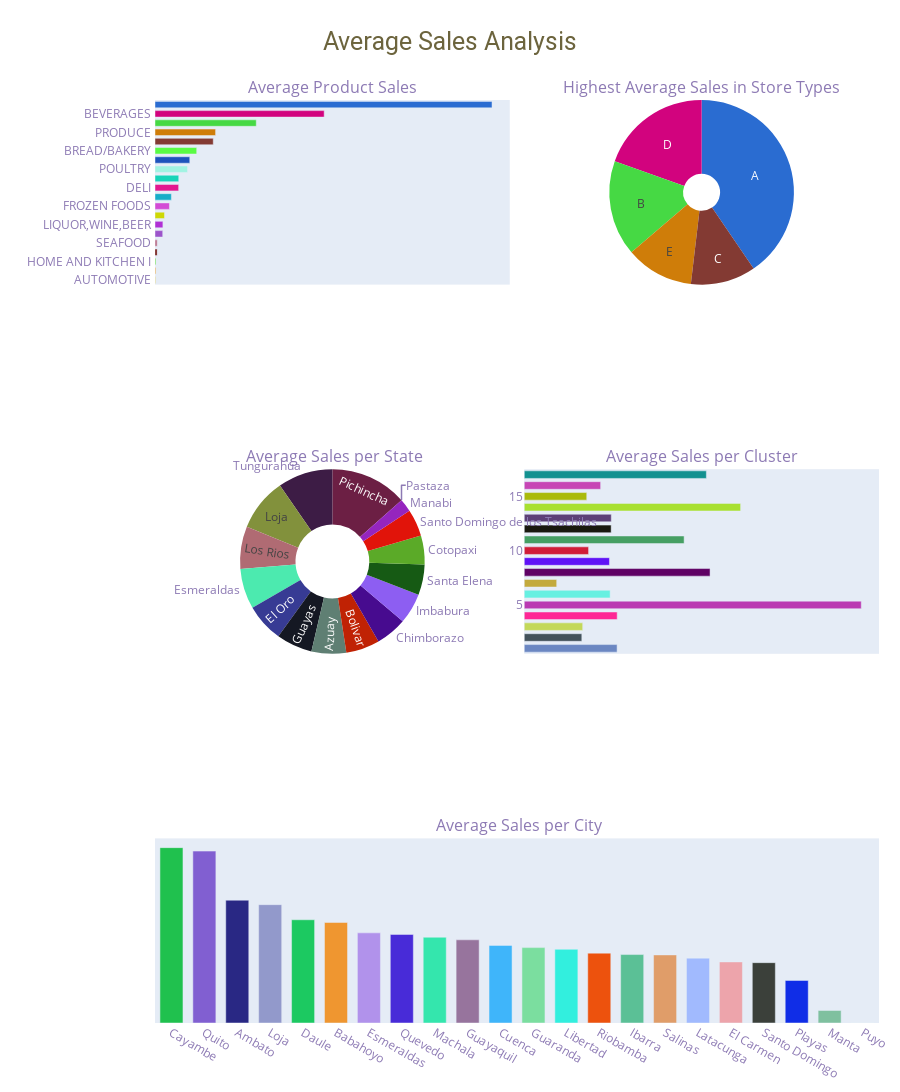

The code cell stored with this chart in its notebook:
### Code cell
import matplotlib.pyplot as plt
import random
def random_color():
    return "#{}{}{}{}{}{}".format(*(random.choice("0123456789abcdef") for _ in range(6)))

# data
ts_sales_type = train_store.groupby('type').agg({"sales" : "mean"}).reset_index().sort_values(by='sales', ascending=False)
ts_sales_family = train_store.groupby('family').agg({"sales" : "mean"}).reset_index().sort_values(by='sales', ascending=False)[:20]
ts_sales_cluster = train_store.groupby('cluster').agg({"sales" : "mean"}).reset_index().sort_values(by='sales', ascending=False)
ts_sales_state = train_store.groupby('state').agg({"sales" : "mean"}).reset_index().sort_values(by='sales', ascending=False)
ts_sales_city = train_store.groupby('city').agg({"sales" : "mean"}).reset_index().sort_values(by='sales', ascending=False)


ts_sales_type['color'] = [random_color() for _ in range(len(ts_sales_type))]
#ts_sales_type['color'][3:] = [random_color() for _ in range(len(ts_sales_type[3:]))]
ts_sales_family['color'] = [random_color() for _ in range(len(ts_sales_family))]
ts_sales_cluster['color'] = [random_color() for _ in range(len(ts_sales_cluster))]
ts_sales_state['color'] = [random_color() for _ in range(len(ts_sales_state))]
ts_sales_city['color'] = [random_color() for _ in range(len(ts_sales_city))]

fig = make_subplots(rows=5, cols=2,
                    specs=[[{"type": "bar"}, {"type": "pie"}],
                           [{"colspan": 2}, None],
                           [{"type": "pie"},{"type": "bar"} ],
                           [{"colspan": 2}, None],
                           [{"colspan": 2}, None]],
                    column_widths=[0.5, 0.5], vertical_spacing=0, horizontal_spacing=0.02,
                    subplot_titles=("Average Product Sales",
                                    "Highest Average Sales in Store Types",
                                    "\n",
                                    "\n"
                                    "Average Sales per State",
                                    "Average Sales per Cluster",
                                    "\n",
                                    "\n"
                                    "Average Sales per City",
                                   ))
fig.add_trace(go.Bar(x=ts_sales_family['sales'],
                     y=ts_sales_family['family'],
                     marker=dict(color= ts_sales_family['color']),
                     name='Family', orientation='h'),
                     row=1, col=1)
fig.add_trace(go.Pie(values=ts_sales_type['sales'], labels=ts_sales_type['type'], name='Store Type',
                     marker=dict(colors= ts_sales_family['color']), hole=0.4+(0.1 * random.randrange(-2, 2)),
                     hoverinfo='label+percent+value', textinfo='label'),row=1, col=2)
fig.add_trace(go.Bar(x=ts_sales_cluster['sales'],
                     y=ts_sales_cluster['cluster'],
                     marker=dict(color= ts_sales_cluster['color']),
                     name='Cluster', orientation='h'),
                     row=3, col=2)
fig.add_trace(go.Pie(values=ts_sales_state['sales'], labels=ts_sales_state['state'], name='State',
                     marker=dict(colors= ts_sales_state['color']), hole=0.4+(0.1 * random.randrange(-2, 2)),
                     hoverinfo='label+percent+value', textinfo='label'),row=3, col=1)
fig.add_trace(go.Bar(x=ts_sales_city['city'], y=ts_sales_city['sales'],
                     marker=dict(color= ts_sales_city['color']), name='City'),
                     row=5, col=1)
fig.update_yaxes(showgrid=False, ticksuffix=' ', categoryorder='total ascending', row=1, col=1)
fig.update_xaxes(visible=False, row=1, col=1)
fig.update_xaxes(visible=False, row=3, col=2)
fig.update_xaxes(tickmode = 'array', tickvals=ts_sales_cluster.cluster, ticktext=[i for i in range(1,17)], row=3, col=2)
fig.update_yaxes(visible=False, row=5, col=1)
plt_themes = ["plotly", "plotly_white", "plotly_dark", "ggplot2", "seaborn", "simple_white", "none"]
fig.update_layout(height=1800, bargap=0.3,
                  margin=dict(b=10,r=20,l=20),
                  xaxis=dict(tickmode='linear'),
                  title_text="Average Sales Analysis",
                  title_x=0.5,
                  template=plt_themes[random.randrange(0, 6)],
                  title_font=dict(size=25, color=random_color(), family="Roboto, sans-serif"),
                  font=dict(color=random_color()),
                  hoverlabel=dict(bgcolor=random_color(), font_size=15, font_family="Roboto, sans-serif"),
                  showlegend=False)
fig.show()

### Figure 1 — Plotly figure (JSON) as saved in the notebook; plotly's stock layout.template omitted (floating-point values rounded to 4 significant figures)
{"data": [{"marker": {"color": ["#2a6cd1", "#d2037e", "#46d944", "#cf7d09", "#833a33", "#5afb44", "#1e53bc", "#a1f3e2", "#18d4b8", "#e3188f", "#18adc8", "#d34bd5", "#ced805", "#b030d5", "#9c54ca", "#ba6d88", "#6e0c05", "#68e244", "#f2a027", "#f1c50b"]}, "name": "Family", "orientation": "h", "x": [3169.0, 1591.0, 952.0, 569.7, 547.7, 392.2, 327.0, 306.1, 223.2, 222.4, 154.1, 135.8, 89.22, 74.32, 72.66, 20.86, 19.83, 8.903, 7.947, 5.146], "y": ["GROCERY I", "BEVERAGES", "CLEANING", "PRODUCE", "DAIRY", "BREAD/BAKERY", "MEATS", "POULTRY", "PERSONAL CARE", "DELI", "EGGS", "FROZEN FOODS", "PREPARED FOODS", "LIQUOR,WINE,BEER", "HOME CARE", "SEAFOOD", "GROCERY II", "HOME AND KITCHEN I", "LINGERIE", "AUTOMOTIVE"], "type": "bar", "xaxis": "x", "yaxis": "y"}, {"hole": 0.2, "hoverinfo": "label+percent+value", "labels": ["A", "D", "B", "E", "C"], "marker": {"colors": ["#2a6cd1", "#d2037e", "#46d944", "#cf7d09", "#833a33", "#5afb44", "#1e53bc", "#a1f3e2", "#18d4b8", "#e3188f", "#18adc8", "#d34bd5", "#ced805", "#b030d5", "#9c54ca", "#ba6d88", "#6e0c05", "#68e244", "#f2a027", "#f1c50b"]}, "name": "Store Type", "textinfo": "label", "values": [552.9, 266.6, 228.6, 162.3, 155.4], "type": "pie", "domain": {"x": [0.51, 1], "y": [0.8, 1]}}, {"marker": {"color": ["#ba3ab2", "#a8e031", "#5f0164", "#129190", "#469f63", "#fe2795", "#6b87c2", "#5d4077", "#19190f", "#66f0e1", "#5f12f6", "#c746b5", "#d11d38", "#aaba0b", "#c3d859", "#43525b", "#c3aa3d"]}, "name": "Cluster", "orientation": "h", "x": [899.5, 577.5, 495.9, 486.1, 426.7, 248.1, 247.8, 232.3, 232.0, 229.3, 227.5, 203.9, 171.7, 166.8, 156.0, 153.7, 86.62], "y": [5, 14, 8, 17, 11, 4, 1, 13, 12, 6, 9, 16, 10, 15, 3, 2, 7], "type": "bar", "xaxis": "x3", "yaxis": "y3"}, {"hole": 0.4, "hoverinfo": "label+percent+value", "labels": ["Pichincha", "Tungurahua", "Loja", "Los Rios", "Esmeraldas", "El Oro", "Guayas", "Azuay", "Bolivar", "Chimborazo", "Imbabura", "Santa Elena", "Cotopaxi", "Santo Domingo de los Tsachilas", "Manabi", "Pastaza"], "marker": {"colors": ["#6c1f44", "#3d1c45", "#82913c", "#b06b73", "#4ceaaf", "#373b94", "#151823", "#5f7f73", "#c02204", "#470b8f", "#8d5ef2", "#165a14", "#5baa28", "#e1140a", "#9525be", "#d4ff94"]}, "name": "State", "textinfo": "label", "values": [426.7, 304.6, 293.5, 234.5, 223.5, 212.7, 199.5, 192.5, 187.0, 173.2, 169.7, 168.8, 160.8, 149.7, 71.2, 0], "type": "pie", "domain": {"x": [0, 0.49], "y": [0.4, 0.6]}}, {"marker": {"color": ["#20c14e", "#815fd1", "#292884", "#9299cb", "#1cc961", "#ef9630", "#b192eb", "#482bd8", "#34e6ad", "#97749d", "#3fb5fa", "#7bde9f", "#32efde", "#ed520d", "#5bc096", "#e09d69", "#a1bafe", "#eda4ab", "#3b403a", "#102de7", "#7fc09f", "#9e37c3"]}, "name": "City", "x": ["Cayambe", "Quito", "Ambato", "Loja", "Daule", "Babahoyo", "Esmeraldas", "Quevedo", "Machala", "Guayaquil", "Cuenca", "Guaranda", "Libertad", "Riobamba", "Ibarra", "Salinas", "Latacunga", "El Carmen", "Santo Domingo", "Playas", "Manta", "Puyo"], "y": [434.9, 426.3, 304.6, 293.5, 256.0, 249.3, 223.5, 219.7, 212.7, 206.3, 192.5, 187.0, 182.8, 173.2, 169.7, 168.8, 160.8, 151.5, 149.7, 105.6, 31.06, 0], "type": "bar", "xaxis": "x5", "yaxis": "y5"}], "layout": {"xaxis": {"anchor": "y", "domain": [0, 0.49], "visible": false, "tickmode": "linear"}, "yaxis": {"anchor": "x", "domain": [0.8, 1], "showgrid": false, "ticksuffix": " ", "categoryorder": "total ascending"}, "xaxis2": {"anchor": "y2", "domain": [0, 1]}, "yaxis2": {"anchor": "x2", "domain": [0.6, 0.8]}, "xaxis3": {"anchor": "y3", "domain": [0.51, 1], "visible": false, "tickmode": "array", "tickvals": [5, 14, 8, 17, 11, 4, 1, 13, 12, 6, 9, 16, 10, 15, 3, 2, 7], "ticktext": [1, 2, 3, 4, 5, 6, 7, 8, 9, 10, 11, 12, 13, 14, 15, 16]}, "yaxis3": {"anchor": "x3", "domain": [0.4, 0.6]}, "xaxis4": {"anchor": "y4", "domain": [0, 1]}, "yaxis4": {"anchor": "x4", "domain": [0.2, 0.4]}, "xaxis5": {"anchor": "y5", "domain": [0, 1]}, "yaxis5": {"anchor": "x5", "domain": [0, 0.2], "visible": false}, "annotations": [{"font": {"size": 16}, "showarrow": false, "text": "Average Product Sales", "x": 0.245, "xanchor": "center", "xref": "paper", "y": 1, "yanchor": "bottom", "yref": "paper"}, {"font": {"size": 16}, "showarrow": false, "text": "Highest Average Sales in Store Types", "x": 0.755, "xanchor": "center", "xref": "paper", "y": 1, "yanchor": "bottom", "yref": "paper"}, {"font": {"size": 16}, "showarrow": false, "text": "\n", "x": 0.5, "xanchor": "center", "xref": "paper", "y": 0.8, "yanchor": "bottom", "yref": "paper"}, {"font": {"size": 16}, "showarrow": false, "text": "\nAverage Sales per State", "x": 0.245, "xanchor": "center", "xref": "paper", "y": 0.6, "yanchor": "bottom", "yref": "paper"}, {"font": {"size": 16}, "showarrow": false, "text": "Average Sales per Cluster", "x": 0.755, "xanchor": "center", "xref": "paper", "y": 0.6, "yanchor": "bottom", "yref": "paper"}, {"font": {"size": 16}, "showarrow": false, "text": "\n", "x": 0.5, "xanchor": "center", "xref": "paper", "y": 0.4, "yanchor": "bottom", "yref": "paper"}, {"font": {"size": 16}, "showarrow": false, "text": "\nAverage Sales per City", "x": 0.5, "xanchor": "center", "xref": "paper", "y": 0.2, "yanchor": "bottom", "yref": "paper"}], "margin": {"b": 10, "r": 20, "l": 20}, "title": {"font": {"size": 25, "color": "#6c643d", "family": "Roboto, sans-serif"}, "text": "Average Sales Analysis", "x": 0.5}, "font": {"color": "#8d7ab4"}, "hoverlabel": {"font": {"size": 15, "family": "Roboto, sans-serif"}, "bgcolor": "#7b0e0c"}, "height": 1800, "bargap": 0.3, "showlegend": false}}
